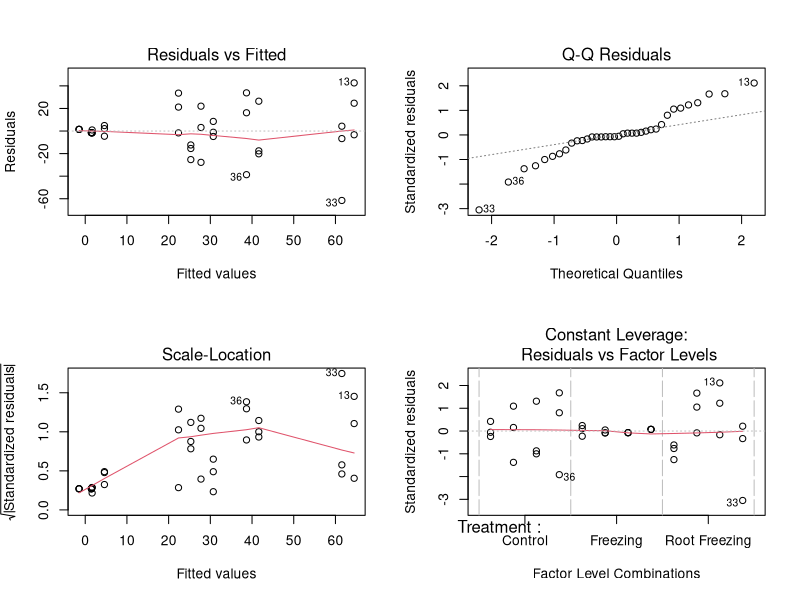

The R script that drew this image:
## ---- chunk 1
library(tidyverse)
library(lme4)
library(lmerTest)
library(emmeans)
library(car)
library(ggplot2)
library(ggpubr)

dir.create("Outdoors root growth results", showWarnings = FALSE)
## ---- chunk 2
df <- read.csv("outdoors_root_growth_data.csv")
## ---- chunk 3
df <- df %>%
  mutate(
    Experiment = factor(Experiment),
    Species = factor(Species),
    Treatment = factor(Treatment)
  )
## ---- chunk 4
options(contrasts = c("contr.sum", "contr.poly"))

model <- lm(New.growth.sum ~ Treatment * Species + Experiment,
   data = df)

anova_results <- Anova(model, type = 3)
anova_results 
## ---- chunk 5
write.csv(
    anova_results,
    "Outdoors root growth results/ANOVA_table.csv")
## ---- chunk 6
par(mfrow = c(2,2))
plot(model)
## ---- chunk 7
emm <- emmeans(model, pairwise ~ Treatment | Species)

pairs_df <- as.data.frame(emm$contrasts)
pairs_df

write.csv(pairs_df,
          "Outdoors root growth results/Treatment_Pairwise_Comparisons.csv",
          row.names = FALSE)
